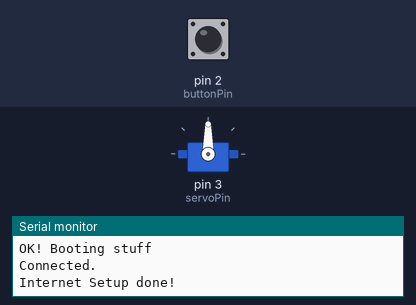
Recording of a sketch running on a simulated Arduino Uno, built with avr-gcc and run on an emulated ATmega328P. Shown: servo, the last lines printed to the serial monitor. The inputs (shaded band) are chosen by the test bench; at power-on: pin 2 (buttonPin) HIGH. WiFi joins after 1.5 s; servers stay silent unless stated.

Above: at 2.9 s.
3.0 s: pin 2 (buttonPin) pulled LOW for 3.2 s
At 3.4 s:
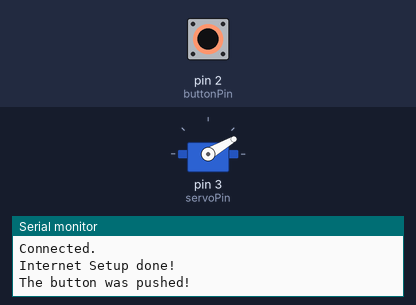
8.8 s: pin 2 (buttonPin) pulled LOW for 0.15 s
At 11.6 s:
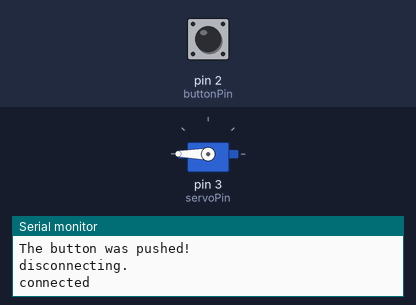
11.9 s: pin 2 (buttonPin) pulled LOW for 1 s
At 12.6 s:
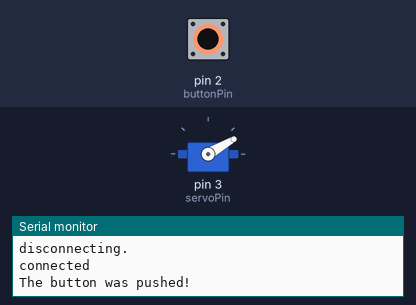
Timing chart, 0 to 15.4 s (numbered marks = the images above; inputs shaded):
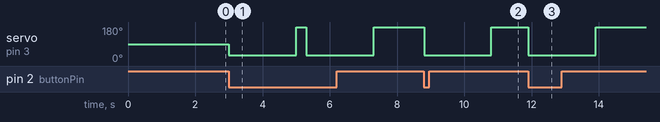

The sketch:

ArduinoFeeder.ino
```cpp
#include <UIPEthernet.h>
#include<Servo.h>

EthernetClient client;
Servo myservo;

int pos = 0;
const int servoPin = 3;
const int buttonPin = 2;

byte server[] = { 192, 168, 1, 100 }; // local laptop ip

void setup() {
  Serial.begin(9600);
  Serial.println("OK! Booting stuff");

  uint8_t mac[6] = {0x00,0x01,0x02,0x03,0x04,0x05};
  Ethernet.begin(mac); //Configure IP address via DHCP

  if (client.connect(IPAddress(192,168,1,100), 1337)) {
    Serial.println("Connected.");
    client.println("connected feeder!\n");
  } else {
    Serial.println("connection failed");
  }

  Serial.println("Internet Setup done!");

  feedSetup();
}

void feedSetup(){
  pinMode(buttonPin,INPUT);
  myservo.attach(servoPin);
}

void feedCat(){
  // rotire servo-motor la 180 grade
  myservo.write(30);
  delay(2000); // delay pentru momentul in care revine la pozitia initiala
  myservo.write(180);
  //delay(3000); // blocare buton
}

void reconnect() {
  bool reconnected = false;
  while (!reconnected) {
    if (client.connect(IPAddress(192,168,1,100), 1337)) {
      Serial.println("connected");
      reconnected = true;
    }
  }
}

void loop()
{
  int buttonVal = digitalRead(buttonPin);

  // SCENARIUL 1 : pisica apasa pe buton
  if (buttonVal == LOW) {
    Serial.println("The button was pushed!");
    client.println("x");
    client.flush();
    feedCat();
    delay(100); // blocare buton
  }


  // SCENARIUL 2 : comanda de hranire prin server
  // client.available() returneaza cati bytes pot fi cititi din buffer
  while (true){
    int sz = client.available();
    if (sz > 0){
      uint8_t* msg = (uint8_t*)malloc(sz+1);
      memset(msg, 0, sz+1);
      sz = client.read(msg,sz);
      Serial.write(msg,sz);

      for ( int i = 0; i < sz; i++ ){
        if (msg[i] == 'f'){
          feedCat();
        }
      }

      free(msg);
    } else {
      break;
    }
  }

  if (!client.connected()) {
    Serial.println();
    Serial.println("disconnecting.");
    client.stop();
    reconnect();
  }
}
```

Measured:
- after the input at 3.0 s, servo on pin 3 (servoPin): alternates 180° for 0.30 s and 30° for 2.0 s, starting at once
- after the input at 8.8 s, servo on pin 3 (servoPin): 180° → 30° at once, → 180° 2.0 s later
- after the input at 11.9 s, servo on pin 3 (servoPin): 180° → 30° at once, → 180° 2.0 s later
